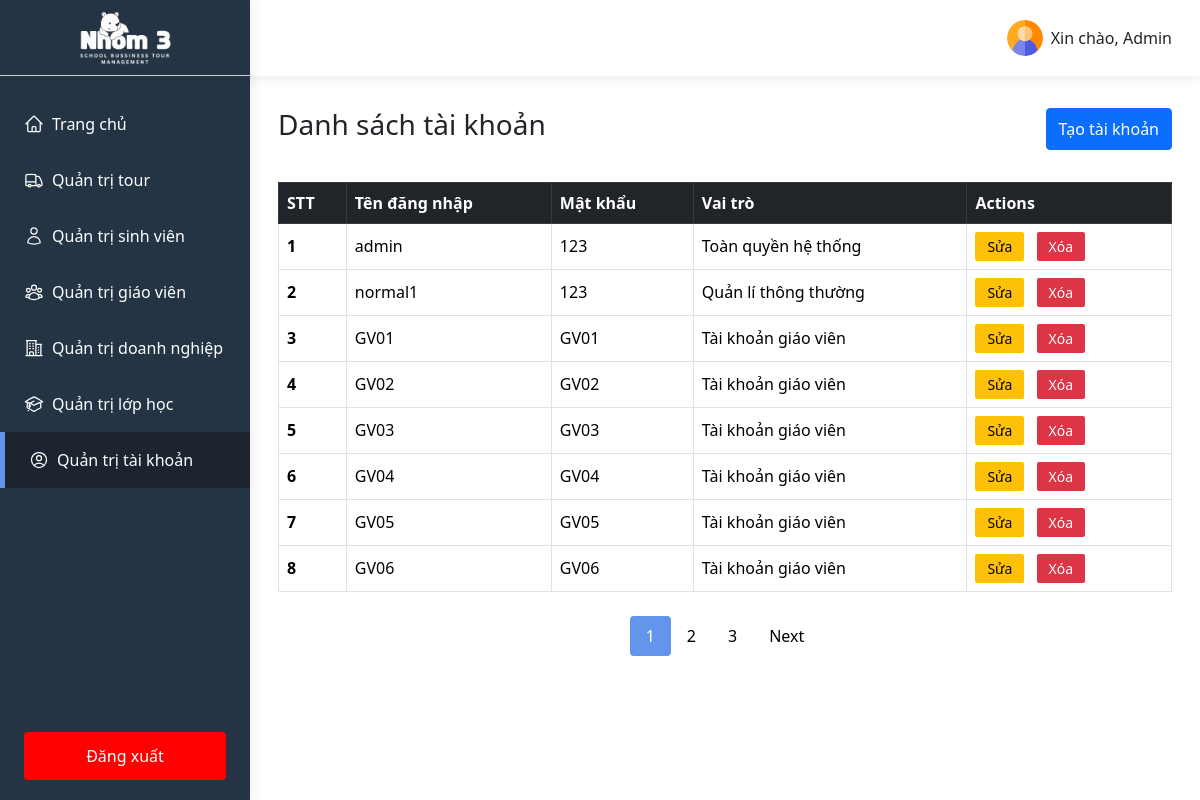
Page /index.php?controller=AccountController (signed in) on the committed database.
### tables this page shows
CREATE TABLE account (
  accountID int(11) NOT NULL,
  username varchar(100) NOT NULL,
  password varchar(100) NOT NULL,
  role varchar(100) NOT NULL
);

### views/pages/account.php (the view, shortened to what this page needs)
<!DOCTYPE html>
<html lang="en">
<head>
</head>
<body>
    <?php
    include_once __DIR__ . '/../../controllers/AccountController.php';
    ?>
    <div class='flex-sb account'>
        <div class="account-left">
            <?php
            include __DIR__ . '/../components/sidebarAdmin.php';
            ?>
        </div>
        <div class="account-right flex-grow-1">
            <?php
            include __DIR__ . '/../components/header.php';
            ?>
            <div class="container pad-0-28">
                <div class="flex-sb-center pad-20-0 mt-12">
                    <h1 class="h1-title">Danh sách tài khoản</h1>
                    <button type="button" class="btn btn-primary" data-bs-toggle="modal"
                        data-bs-target="#createAccount">Tạo tài khoản</button>
                </div>
                <div class="container-body pad-12-0">
                    <div class="container-table">
                        <table class="table table-borderless table-hover table-bordered">
                            <thead class="table-dark">
                                <tr>
                                    <th scope="col">STT</th>
                                    <th scope="col">Tên đăng nhập</th>
                                    <th scope="col">Mật khẩu</th>
                                    <th scope="col">Vai trò</th>
                                    <th scope="col">Actions</th>
                                </tr>
                            </thead>
                            <tbody>
                                <?php
                                if (mysqli_num_rows($dataAcounts) > 0) {
                                    $i = 0;
                                    while ($row = mysqli_fetch_assoc($dataAcounts)) {
                                        $i += 1;
                                        echo "<tr>";
                                        echo "<th scope='row'>" . $i . "</th>";
                                        echo "<td>" . $row['username'] . "</td>";
                                        echo "<td>" . $row['password'] . "</td>";
                                        echo "<td>" . $row['role'] . "</td>";
                                        echo "<td><button class='update update-account'>Sửa</button>
                                                <button class='delete deleteAccount'>Xóa</button></td>";
                                        echo "</tr>";
                                    }
                                } else {
                                    echo "<tr>";
                                    echo "<td colspan='5'> Lỗi truy vấn: " . mysqli_error($conn) . "</td>";
                                    echo "</tr>";
                                }
                                ?>
                            </tbody>
                        </table>
                        <div class="pagination">
                            <?php
                            for ($i = 1; $i <= $total_page; $i++) {
                                if ($i == $current_page) {
                                    echo '<span class="page-item page-active">' . $i . '</span>';
                                } else {
                                    echo '<a class="page-item" href="index.php?controller=AccountController&page=' . $i . '">' . $i . '</a>';
                                }
                            }
                            if ($current_page < $total_page && $total_page > 1) {
                                echo '<a class="page-item" href="index.php?controller=AccountController&page=' . ($current_page + 1) . '">Next</a>';
                            }
                            ?>
                        </div>
                    </div>
                </div>
            </div>
        </div>
    </div>
</body>
</html>

### public/css/base.css (style rules this page uses)
* { margin: 0; padding: 0; box-sizing: border-box; }
body { overflow-x: hidden; scroll-behavior: smooth; font-family: system-ui, -apple-system, BlinkMacSystemFont, 'Segoe UI', Roboto, Oxygen, Ubuntu, Cantarell, 'Open Sans', 'Helvetica Neue', sans-serif; }
.pad-0-28 { padding: 0 28px !important; }
.flex-sb { display: flex; justify-content: space-between; }
.flex-sb-center { display: flex; justify-content: space-between; }
.table { width: 100% !important; }
.container { width: 100% !important; }
.flex-grow-1 { flex-grow: 1 !important; }
.pad-20-0 { padding: 20px 0 !important; }
.h1-title { font-size: 28px !important; }
.pad-12-0 { padding: 12px 0; }
.mt-12 { margin-top: 12px; }
.update, .delete, .showData { padding: 4px 12px; background-color: #ffc107; border-radius: 2px; border: none; font-size: 14px; }
th, td { vertical-align: middle !important; }
.delete { color: #fff; background-color: #dc3545; margin-left: 8px; margin-right: 8px; }
.pagination { display: flex !important; justify-content: center !important; align-items: center !important; margin-top: 24px !important; }
.page-item { display: inline-block !important; padding: 8px 16px !important; font-weight: 500 !important; text-decoration: none !important; color: #000 !important; }
.page-active { background-color: cornflowerblue !important; color: #fff !important; border-radius: 4px !important; }

### public/css/admin.css (style rules this page uses)
* { margin: 0; bottom: 0; box-sizing: border-box; }

### rows in the picture
account: username "admin", password "123", role "Toàn quyền hệ thống"
account: username "normal1", password "123", role "Quản lí thông thường"
account: username "GV01", password "GV01", role "Tài khoản giáo viên"
account: username "GV02", password "GV02", role "Tài khoản giáo viên"
account: username "GV03", password "GV03", role "Tài khoản giáo viên"
account: username "GV04", password "GV04", role "Tài khoản giáo viên"
account: username "GV05", password "GV05", role "Tài khoản giáo viên"
account: username "GV06", password "GV06", role "Tài khoản giáo viên"

### other values in the picture
$username "Admin"
